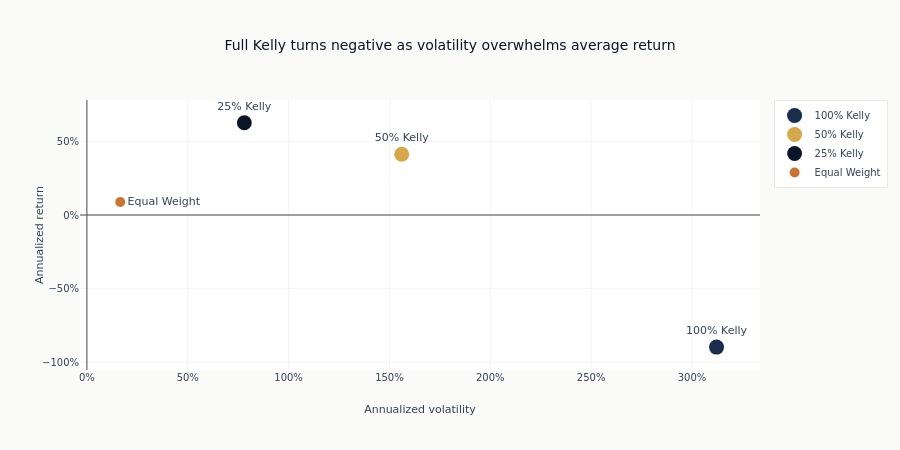

The code cell stored with this chart in its notebook:
### Code cell
fig = go.Figure()
for row in metrics_df.iter_rows(named=True):
    fig.add_scatter(
        x=[row["annual_vol"]],
        y=[row["annual_return"]],
        mode="markers+text",
        name=row["strategy"],
        text=[row["strategy"]],
        textposition="middle right" if row["strategy"] == "Equal Weight" else "top center",
        marker=dict(
            size=max(10, abs(row["sharpe"]) * 15),
            color=strategy_colors[row["strategy"]],
        ),
    )
fig.update_layout(
    title="Full Kelly turns negative as volatility overwhelms average return",
    xaxis_title="Annualized volatility",
    yaxis_title="Annualized return",
    xaxis_tickformat=".0%",
    yaxis_tickformat=".0%",
    height=450,
)
fig.show()

### Figure 1 — Plotly figure (JSON) as saved in the notebook; plotly's stock layout.template omitted (floating-point values rounded to 4 significant figures)
{"data": [{"marker": {"color": "#1a2d4a", "size": 15.13}, "mode": "markers+text", "name": "100% Kelly", "text": ["100% Kelly"], "textposition": "top center", "type": "scatter", "x": [3.122], "y": [-0.8973]}, {"marker": {"color": "#D4A84B", "size": 15.03}, "mode": "markers+text", "name": "50% Kelly", "text": ["50% Kelly"], "textposition": "top center", "type": "scatter", "x": [1.561], "y": [0.4128]}, {"marker": {"color": "#0a1628", "size": 14.84}, "mode": "markers+text", "name": "25% Kelly", "text": ["25% Kelly"], "textposition": "top center", "type": "scatter", "x": [0.7805], "y": [0.6267]}, {"marker": {"color": "#C87533", "size": 10}, "mode": "markers+text", "name": "Equal Weight", "text": ["Equal Weight"], "textposition": "middle right", "type": "scatter", "x": [0.1654], "y": [0.08864]}], "layout": {"height": 450, "title": {"text": "Full Kelly turns negative as volatility overwhelms average return"}, "xaxis": {"tickformat": ".0%", "title": {"text": "Annualized volatility"}}, "yaxis": {"tickformat": ".0%", "title": {"text": "Annualized return"}}}}
